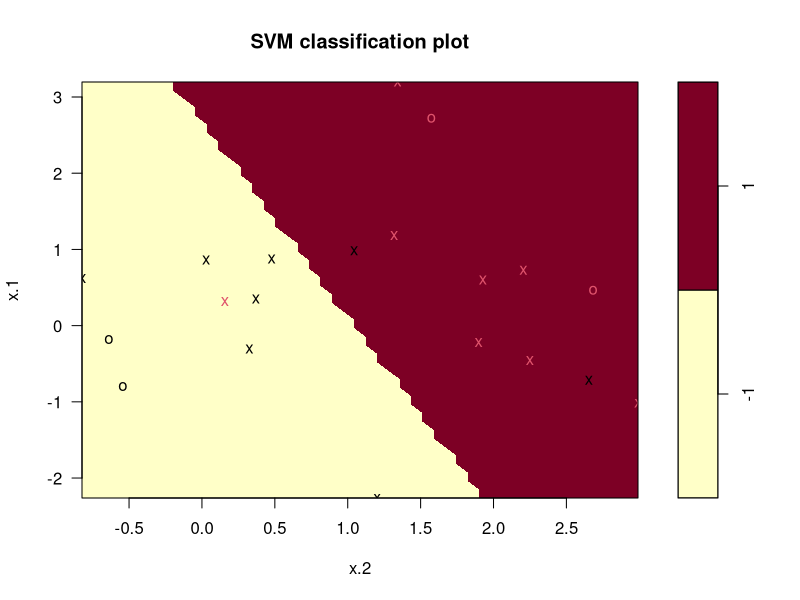

Write R code to recreate this figure.
library(e1071)

## 1
set.seed(2077)
x <- matrix(rnorm(20 * 2), ncol = 2)
y <- c(rep(-1, 10), rep(1, 10))
x[y == 1,] <- x[y == 1,] + 1
dat <- data.frame(x = x, y = as.factor(y))
svmfit <- svm(y~., kernel ="linear", cost = 0.1, scale = FALSE, data = dat)
summary(svmfit)
plot(svmfit,dat)
nSV <- 16
MC1 <- 1

## 2
set.seed(2077)
x <- matrix(rnorm(20 * 2), ncol = 2)
y <- c(rep(-1, 10), rep(1, 10))
x[y == 1,] <- x[y == 1,] + 1
dat <- data.frame(x = x, y = as.factor(y))
tune.out <- tune(svm, y~., data = dat, kernel = "linear", scale = TRUE, ranges =list(cost = c(0.001, 0.01, 0.1, 1, 5, 10, 100)))
best.parameters <- tune.out$best.parameters
best.performance <- tune.out$best.performance

## 3
set.seed(1)
x <- matrix(rnorm(20 * 2), ncol = 2)
y <- c(rep(-1, 10), rep(1, 10))
x[y == 1,] <- x[y == 1,] + 1
dat <- data.frame(x = x, y = as.factor(y))

xtest <- matrix(rnorm(20 * 2), ncol = 2)
ytest <- sample(c(-1, 1), 20, rep = TRUE)
xtest[ytest == 1,] <- xtest[ytest == 1,] + 1
testdat <- data.frame(x = xtest, y = as.factor(ytest))

svmfit <- svm(y~.,data = dat, kernel = "linear", scale = FALSE, cost = 0.01)
ypred <- predict(svmfit, testdat)
cf.test <- table(predict = ypred, truth = testdat$y)

## 4
MC1 <- 1